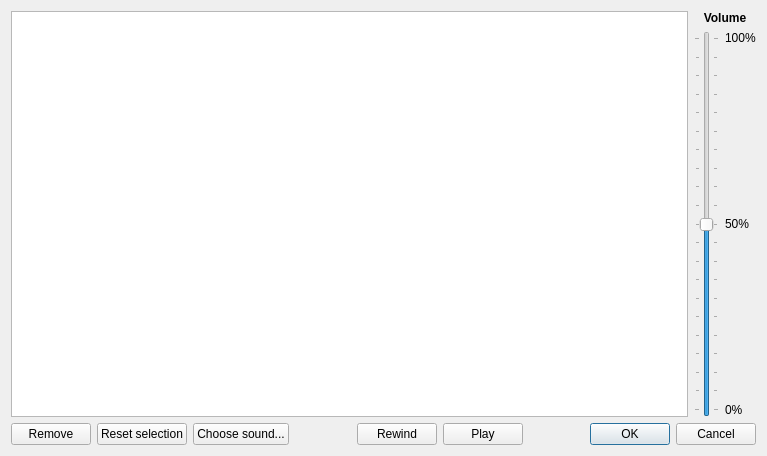
<?xml version="1.0" encoding="UTF-8"?>
<ui version="4.0">
 <class>SoundSelectionDialog</class>
 <widget class="QDialog" name="SoundSelectionDialog">
  <property name="geometry">
   <rect>
    <x>0</x>
    <y>0</y>
    <width>767</width>
    <height>456</height>
   </rect>
  </property>
  <property name="sizePolicy">
   <sizepolicy hsizetype="Fixed" vsizetype="Fixed">
    <horstretch>0</horstretch>
    <verstretch>0</verstretch>
   </sizepolicy>
  </property>
  <property name="windowTitle">
   <string>Sound Selection</string>
  </property>
  <layout class="QVBoxLayout" name="verticalLayout">
   <item>
    <layout class="QHBoxLayout" name="upperHLayout">
     <item>
      <widget class="QGraphicsView" name="dummyWaveform"/>
     </item>
     <item>
      <layout class="QVBoxLayout" name="verticalLayout_2">
       <item>
        <widget class="QLabel" name="label">
         <property name="sizePolicy">
          <sizepolicy hsizetype="Preferred" vsizetype="Fixed">
           <horstretch>0</horstretch>
           <verstretch>0</verstretch>
          </sizepolicy>
         </property>
         <property name="text">
          <string>&lt;b&gt;Volume&lt;/b&gt;</string>
         </property>
         <property name="alignment">
          <set>Qt::AlignCenter</set>
         </property>
        </widget>
       </item>
       <item>
        <layout class="QHBoxLayout" name="horizontalLayout_3">
         <item>
          <widget class="QSlider" name="volumeSlider">
           <property name="maximum">
            <number>100</number>
           </property>
           <property name="sliderPosition">
            <number>50</number>
           </property>
           <property name="orientation">
            <enum>Qt::Vertical</enum>
           </property>
           <property name="invertedAppearance">
            <bool>false</bool>
           </property>
           <property name="tickPosition">
            <enum>QSlider::TicksBothSides</enum>
           </property>
           <property name="tickInterval">
            <number>5</number>
           </property>
          </widget>
         </item>
         <item>
          <layout class="QVBoxLayout" name="verticalLayout_3">
           <item>
            <widget class="QLabel" name="label_4">
             <property name="sizePolicy">
              <sizepolicy hsizetype="Preferred" vsizetype="Fixed">
               <horstretch>0</horstretch>
               <verstretch>0</verstretch>
              </sizepolicy>
             </property>
             <property name="text">
              <string>100%</string>
             </property>
            </widget>
           </item>
           <item>
            <widget class="QLabel" name="label_3">
             <property name="text">
              <string>50%</string>
             </property>
            </widget>
           </item>
           <item>
            <widget class="QLabel" name="label_2">
             <property name="sizePolicy">
              <sizepolicy hsizetype="Preferred" vsizetype="Fixed">
               <horstretch>0</horstretch>
               <verstretch>0</verstretch>
              </sizepolicy>
             </property>
             <property name="text">
              <string>0%</string>
             </property>
            </widget>
           </item>
          </layout>
         </item>
        </layout>
       </item>
      </layout>
     </item>
    </layout>
   </item>
   <item>
    <layout class="QHBoxLayout" name="horizontalLayout">
     <property name="sizeConstraint">
      <enum>QLayout::SetDefaultConstraint</enum>
     </property>
     <item>
      <widget class="QPushButton" name="removeMusicButton">
       <property name="text">
        <string>Remove</string>
       </property>
      </widget>
     </item>
     <item>
      <widget class="QPushButton" name="resetSelectionButton">
       <property name="text">
        <string>Reset selection</string>
       </property>
      </widget>
     </item>
     <item>
      <widget class="QPushButton" name="chooseMusicFileButton">
       <property name="text">
        <string>Choose sound...</string>
       </property>
      </widget>
     </item>
     <item>
      <spacer name="horizontalSpacer_2">
       <property name="orientation">
        <enum>Qt::Horizontal</enum>
       </property>
       <property name="sizeHint" stdset="0">
        <size>
         <width>40</width>
         <height>20</height>
        </size>
       </property>
      </spacer>
     </item>
     <item>
      <widget class="QPushButton" name="rewindButton">
       <property name="text">
        <string>Rewind</string>
       </property>
      </widget>
     </item>
     <item>
      <widget class="QPushButton" name="playPauseButton">
       <property name="text">
        <string>Play</string>
       </property>
      </widget>
     </item>
     <item>
      <spacer name="horizontalSpacer">
       <property name="orientation">
        <enum>Qt::Horizontal</enum>
       </property>
       <property name="sizeHint" stdset="0">
        <size>
         <width>40</width>
         <height>20</height>
        </size>
       </property>
      </spacer>
     </item>
     <item>
      <widget class="QDialogButtonBox" name="buttonBox">
       <property name="sizePolicy">
        <sizepolicy hsizetype="Fixed" vsizetype="Fixed">
         <horstretch>0</horstretch>
         <verstretch>0</verstretch>
        </sizepolicy>
       </property>
       <property name="standardButtons">
        <set>QDialogButtonBox::Cancel|QDialogButtonBox::Ok</set>
       </property>
      </widget>
     </item>
    </layout>
   </item>
  </layout>
 </widget>
 <resources/>
 <connections>
  <connection>
   <sender>buttonBox</sender>
   <signal>accepted()</signal>
   <receiver>SoundSelectionDialog</receiver>
   <slot>accept()</slot>
   <hints>
    <hint type="sourcelabel">
     <x>643</x>
     <y>435</y>
    </hint>
    <hint type="destinationlabel">
     <x>590</x>
     <y>453</y>
    </hint>
   </hints>
  </connection>
  <connection>
   <sender>buttonBox</sender>
   <signal>rejected()</signal>
   <receiver>SoundSelectionDialog</receiver>
   <slot>reject()</slot>
   <hints>
    <hint type="sourcelabel">
     <x>717</x>
     <y>435</y>
    </hint>
    <hint type="destinationlabel">
     <x>688</x>
     <y>452</y>
    </hint>
   </hints>
  </connection>
 </connections>
</ui>
